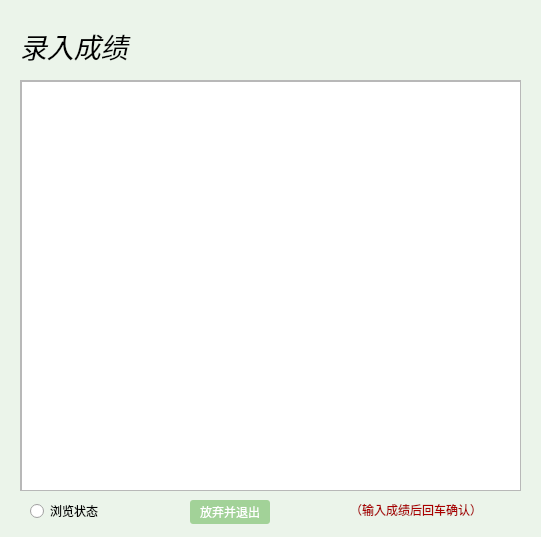
<?xml version="1.0" encoding="UTF-8"?>
<ui version="4.0">
 <class>ScoreInputDialog</class>
 <widget class="QWidget" name="ScoreInputDialog">
  <property name="geometry">
   <rect>
    <x>0</x>
    <y>0</y>
    <width>541</width>
    <height>537</height>
   </rect>
  </property>
  <property name="minimumSize">
   <size>
    <width>541</width>
    <height>537</height>
   </size>
  </property>
  <property name="maximumSize">
   <size>
    <width>541</width>
    <height>537</height>
   </size>
  </property>
  <property name="windowTitle">
   <string>成绩录入</string>
  </property>
  <property name="styleSheet">
   <string notr="true">#ScoreInputDialog{
background-color: rgb(235, 244, 234);
}
.QPushButton:!hover
{
background-color: rgb(162, 210, 152);
color: rgb(255, 255, 255);
font: 9pt &quot;微软雅黑&quot;;
border-color: rgb(255, 255, 255);
border-radius:3px;
 padding: 3px;
}
.QPushButton:hover
{
background-color: rgb(85, 170, 127);
color: rgb(255, 255, 255);
font: 9pt &quot;微软雅黑&quot;;
border-color: rgb(255, 255, 255);
border-radius:3px
}
.QPushButton:pressed {
    padding-left: 5px;
    padding-top: 5px;
}</string>
  </property>
  <widget class="QRadioButton" name="browseradioButton">
   <property name="geometry">
    <rect>
     <x>30</x>
     <y>500</y>
     <width>97</width>
     <height>22</height>
    </rect>
   </property>
   <property name="text">
    <string>浏览状态</string>
   </property>
  </widget>
  <widget class="QPushButton" name="exitpushButton">
   <property name="geometry">
    <rect>
     <x>190</x>
     <y>500</y>
     <width>80</width>
     <height>24</height>
    </rect>
   </property>
   <property name="text">
    <string>放弃并退出</string>
   </property>
  </widget>
  <widget class="QLabel" name="label">
   <property name="geometry">
    <rect>
     <x>350</x>
     <y>500</y>
     <width>151</width>
     <height>21</height>
    </rect>
   </property>
   <property name="text">
    <string>&lt;html&gt;&lt;head/&gt;&lt;body&gt;&lt;p&gt;&lt;span style=&quot; color:#aa0000;&quot;&gt;（输入成绩后回车确认）&lt;/span&gt;&lt;/p&gt;&lt;/body&gt;&lt;/html&gt;</string>
   </property>
  </widget>
  <widget class="QScrollArea" name="scrollArea">
   <property name="geometry">
    <rect>
     <x>20</x>
     <y>80</y>
     <width>501</width>
     <height>411</height>
    </rect>
   </property>
   <property name="widgetResizable">
    <bool>true</bool>
   </property>
   <widget class="QWidget" name="scrollAreaWidgetContents">
    <property name="geometry">
     <rect>
      <x>0</x>
      <y>0</y>
      <width>499</width>
      <height>409</height>
     </rect>
    </property>
    <widget class="QTableView" name="tableView">
     <property name="geometry">
      <rect>
       <x>0</x>
       <y>0</y>
       <width>501</width>
       <height>551</height>
      </rect>
     </property>
     <property name="autoFillBackground">
      <bool>false</bool>
     </property>
     <attribute name="horizontalHeaderCascadingSectionResizes">
      <bool>false</bool>
     </attribute>
     <attribute name="horizontalHeaderDefaultSectionSize">
      <number>90</number>
     </attribute>
    </widget>
   </widget>
  </widget>
  <widget class="QLabel" name="label_2">
   <property name="geometry">
    <rect>
     <x>20</x>
     <y>30</y>
     <width>121</width>
     <height>31</height>
    </rect>
   </property>
   <property name="font">
    <font>
     <pointsize>20</pointsize>
     <italic>true</italic>
    </font>
   </property>
   <property name="text">
    <string>录入成绩</string>
   </property>
  </widget>
 </widget>
 <resources/>
 <connections/>
</ui>
